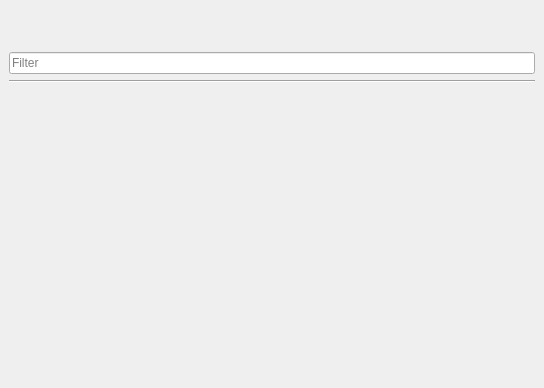
<?xml version="1.0" encoding="UTF-8"?>
<ui version="4.0">
 <class>Form</class>
 <widget class="QWidget" name="Form">
  <property name="geometry">
   <rect>
    <x>0</x>
    <y>0</y>
    <width>544</width>
    <height>388</height>
   </rect>
  </property>
  <property name="windowTitle">
   <string>Form</string>
  </property>
  <layout class="QVBoxLayout" name="verticalLayout_2">
   <property name="spacing">
    <number>0</number>
   </property>
   <property name="leftMargin">
    <number>0</number>
   </property>
   <property name="topMargin">
    <number>0</number>
   </property>
   <property name="rightMargin">
    <number>0</number>
   </property>
   <property name="bottomMargin">
    <number>0</number>
   </property>
   <item>
    <widget class="QScrollArea" name="scrollArea">
     <property name="minimumSize">
      <size>
       <width>400</width>
       <height>100</height>
      </size>
     </property>
     <property name="frameShape">
      <enum>QFrame::NoFrame</enum>
     </property>
     <property name="frameShadow">
      <enum>QFrame::Plain</enum>
     </property>
     <property name="lineWidth">
      <number>0</number>
     </property>
     <property name="sizeAdjustPolicy">
      <enum>QAbstractScrollArea::AdjustToContents</enum>
     </property>
     <property name="widgetResizable">
      <bool>true</bool>
     </property>
     <property name="alignment">
      <set>Qt::AlignLeading|Qt::AlignLeft|Qt::AlignTop</set>
     </property>
     <widget class="QWidget" name="record_content_widget">
      <property name="geometry">
       <rect>
        <x>0</x>
        <y>0</y>
        <width>544</width>
        <height>388</height>
       </rect>
      </property>
      <layout class="QVBoxLayout" name="record_content">
       <item>
        <layout class="QFormLayout" name="record_info">
         <property name="fieldGrowthPolicy">
          <enum>QFormLayout::ExpandingFieldsGrow</enum>
         </property>
         <property name="formAlignment">
          <set>Qt::AlignLeading|Qt::AlignLeft|Qt::AlignTop</set>
         </property>
         <property name="verticalSpacing">
          <number>5</number>
         </property>
        </layout>
       </item>
       <item>
        <widget class="QFrame" name="record_actions_frame">
         <property name="frameShape">
          <enum>QFrame::NoFrame</enum>
         </property>
         <property name="frameShadow">
          <enum>QFrame::Plain</enum>
         </property>
         <property name="lineWidth">
          <number>0</number>
         </property>
         <layout class="QHBoxLayout" name="record_actions">
          <item>
           <spacer name="horizontalSpacer">
            <property name="orientation">
             <enum>Qt::Horizontal</enum>
            </property>
            <property name="sizeHint" stdset="0">
             <size>
              <width>377</width>
              <height>19</height>
             </size>
            </property>
           </spacer>
          </item>
         </layout>
        </widget>
       </item>
       <item>
        <widget class="QLineEdit" name="record_filter">
         <property name="placeholderText">
          <string>Filter</string>
         </property>
         <property name="clearButtonEnabled">
          <bool>true</bool>
         </property>
        </widget>
       </item>
       <item>
        <widget class="Line" name="line">
         <property name="orientation">
          <enum>Qt::Horizontal</enum>
         </property>
        </widget>
       </item>
       <item>
        <widget class="QWidget" name="record_widgets_widget" native="true">
         <layout class="QVBoxLayout" name="record_widgets">
          <property name="spacing">
           <number>0</number>
          </property>
          <property name="leftMargin">
           <number>0</number>
          </property>
          <property name="topMargin">
           <number>0</number>
          </property>
          <property name="rightMargin">
           <number>0</number>
          </property>
          <property name="bottomMargin">
           <number>0</number>
          </property>
         </layout>
        </widget>
       </item>
       <item>
        <spacer name="verticalSpacer">
         <property name="orientation">
          <enum>Qt::Vertical</enum>
         </property>
         <property name="sizeHint" stdset="0">
          <size>
           <width>20</width>
           <height>40</height>
          </size>
         </property>
        </spacer>
       </item>
      </layout>
     </widget>
    </widget>
   </item>
  </layout>
 </widget>
 <resources/>
 <connections/>
</ui>
